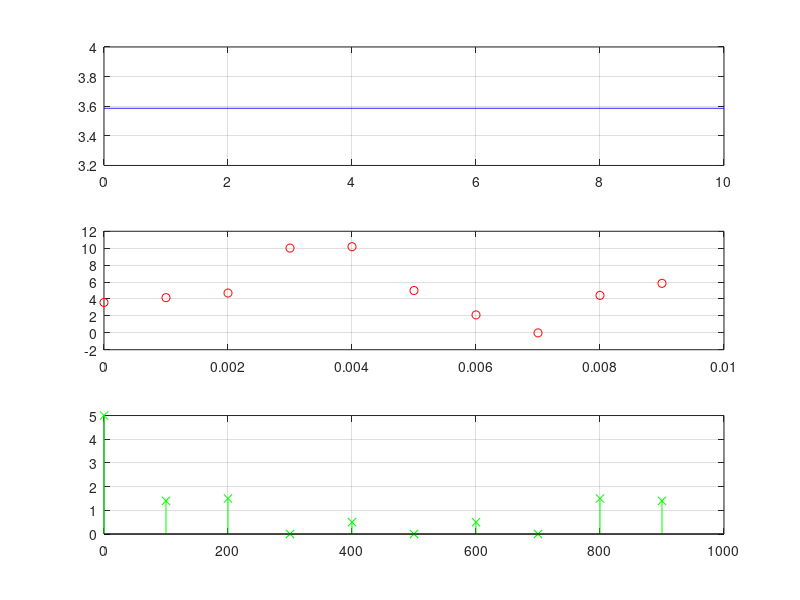

MATLAB code to generate this figure:
%Próbkowanie_syg_i_przeciek
%Określenie zjawiska przecieku
t=0:0.01:10;
s=5+2*sin(200*pi*t)+cos(1200*pi*t+0.75*pi)+sin(2200*pi*t-0.25*pi)-3*sin(400*pi*t);
fs=1000;
N=10;
n=0:N-1;
Dt=1/fs;
tx=n*Dt;
x=5+2*sin(200*pi*tx)+cos(1200*pi*tx+0.75*pi)+sin(2200*pi*tx-0.25*pi)-3*sin(400*pi*tx);

X=fft(x);
Df=fs/N;
f=0:Df:fs-Df;

figure(1)
subplot(3,1,1)
    plot(t,s,'b-'); grid on; hold on;
subplot(3,1,2)
    plot(tx,x,'ro'); grid on; hold on;
subplot(3,1,3)
    stem(f,abs(X)/N,'gx'); grid on; hold on;
